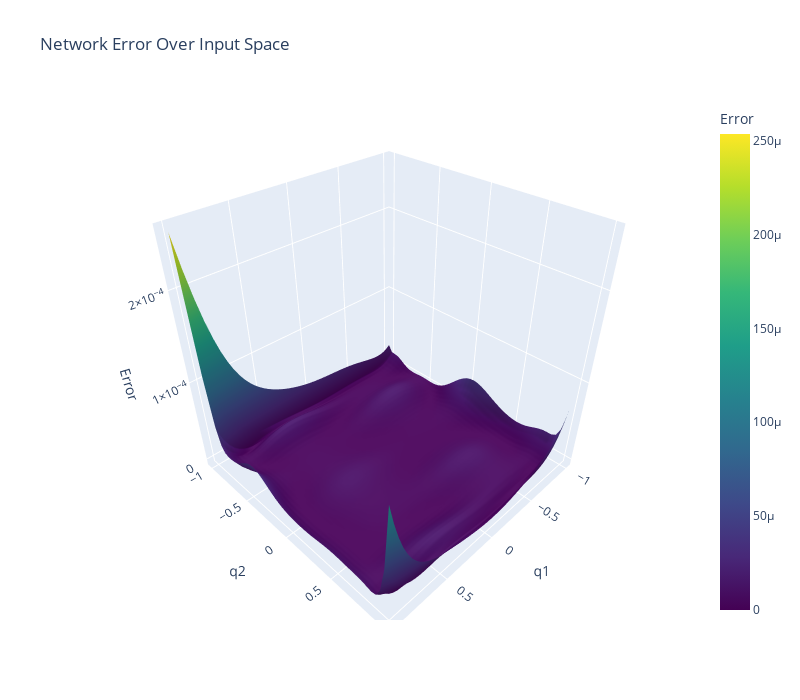

The cell this chart's notebook holds for it:
### Code cell
import plotly.graph_objects as go

# Create a grid over the input space
grid_size = 50
q1_range = np.linspace(-1, 1, grid_size)
q2_range = np.linspace(-1, 1, grid_size)
Q1_grid, Q2_grid = np.meshgrid(q1_range, q2_range)

# Calculate error at each point
error_grid = np.zeros_like(Q1_grid)

for i in range(grid_size):
    for j in range(grid_size):
        test_input = np.array([Q1_grid[i, j], Q2_grid[i, j]])
        activations, _ = net.forward(test_input)
        predicted = activations[-1]
        expected = np.array(target_function(test_input[0], test_input[1]))
        error = np.sum((predicted - expected)**2)
        error_grid[i, j] = error

# Create interactive 3D plot
fig = go.Figure(data=[go.Surface(
    x=Q1_grid,
    y=Q2_grid,
    z=error_grid,
    colorscale='Viridis',
    colorbar=dict(title='Error')
)])

fig.update_layout(
    title='Network Error Over Input Space',
    scene=dict(
        xaxis_title='q1',
        yaxis_title='q2',
        zaxis_title='Error',
        zaxis=dict(exponentformat='power')
    ),
    width=800,
    height=700
)

fig.show()

print(f"Max error: {np.max(error_grid):.6f}")
print(f"Mean error: {np.mean(error_grid):.6f}")

### Figure 1 — Plotly figure (JSON) as saved in the notebook; plotly's stock layout.template omitted (floating-point values rounded to 4 significant figures; data arrays with more than 128 entries replaced by an {"elided": "..."} marker saying what was removed)
{"data": [{"colorbar": {"title": {"text": "Error"}}, "colorscale": [[0, "#440154"], [0.1111, "#482878"], [0.2222, "#3e4989"], [0.3333, "#31688e"], [0.4444, "#26828e"], [0.5556, "#1f9e89"], [0.6667, "#35b779"], [0.7778, "#6ece58"], [0.8889, "#b5de2b"], [1, "#fde725"]], "type": "surface", "x": {"elided": "50x50 float values"}, "y": {"elided": "50x50 float values"}, "z": {"elided": "50x50 float values"}}], "layout": {"height": 700, "scene": {"xaxis": {"title": {"text": "q1"}}, "yaxis": {"title": {"text": "q2"}}, "zaxis": {"exponentformat": "power", "title": {"text": "Error"}}}, "title": {"text": "Network Error Over Input Space"}, "width": 800}}
